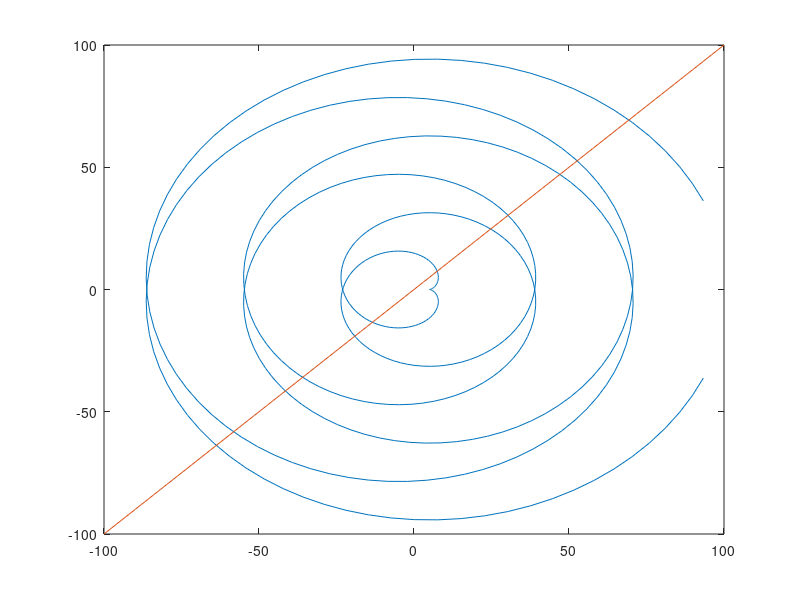

MATLAB code to generate this figure: (Note: this script raises an error after producing the figure.)
figure('Name', 'Bai tap 3b', 'NumberTitle', 'off')
t1 = linspace(-20, 20, 500);
x2 = linspace(-100, 100);
x1 = 5 * (cos(t1) + t1.* sin(t1));
y1 = 5 * (sin(t1) - t1.* cos(t1));
y2  = x2;
plot(x1, y1, x2, y2);

syms t;
x = 5 * (cos(t) + t * sin(t));
y = 5 * (sin(t) - t * cos(t));
f = x - y;
j = 1;
for i = -20 : 3 : 17
    a = i;
    b = i + 3;
    c = (a + b)/2;
    if subs(f, a) * subs(f, b) < 0
        c = (a + b)/2;
        e = abs(subs(f, c));
        while e > 10^-12
            if subs(f, a) * subs(f, c) < 0
                b = c;
            else
                a = c;
            end
            c = (a + b)/2;
            e = abs(subs(f, c));
        end
        A(j) = double(subs(x, c));
        B(j) = double(subs(y, c));
        j = j + 1;
    end
end

A = sort(A);
B = sort(B);
for k = 0 : j - 2
    str = strcat('x', num2str(k));
    text(A(k + 1), B(k + 1), str);
end
